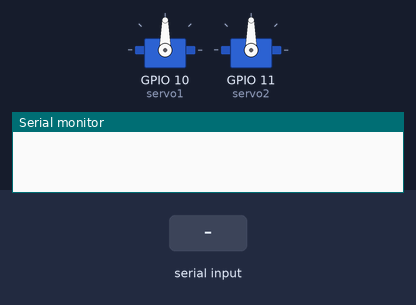
Simulated run of this sketch. Board: ESP32. On the bench: 2 × servo, the last lines printed to the serial monitor. Inputs (shaded band) come from the test bench.

Above: at 1.2 s.
1.3 s: "w" received over Serial
At 2.5 s:
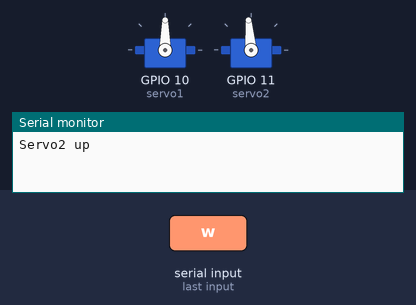
2.8 s: "w" received over Serial
At 3.8 s:
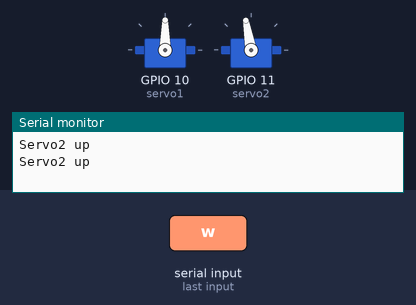
4.3 s: "a" received over Serial
At 4.9 s:
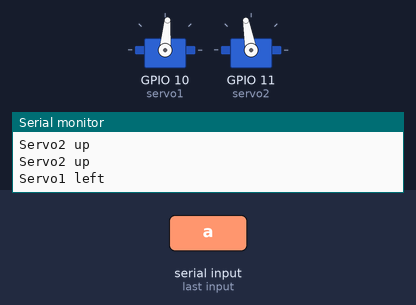
5.8 s: "s" received over Serial
At 6.1 s:
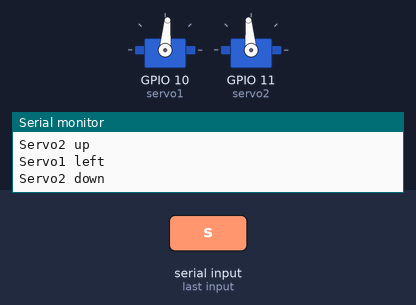
Timing chart, 0 to 8.3 s (numbered marks = the images above; inputs shaded):
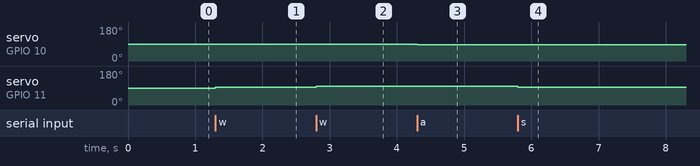

Measured:
- after the input at 1.3 s, servo on GPIO 11 (servo2): 90° → 95° at once
- after the input at 2.8 s, servo on GPIO 11 (servo2): 95° → 100° at once
- after the input at 4.3 s, servo on GPIO 10 (servo1): 90° → 85° at once
- after the input at 5.8 s, servo on GPIO 11 (servo2): 100° → 95° at once

The sketch:

servocontinuous.ino
```cpp
#include <ESP32Servo.h>

Servo servo1;
Servo servo2;

// Initial servo angles
int angle1 = 90; // Neutral position
int angle2 = 90;

void setup() {
  servo1.attach(10, 500, 2500); // Attach servo1 to GPIO 10 with min/max pulse widths
  servo2.attach(11, 500, 2500); // Attach servo2 to GPIO 11 with min/max pulse widths
  servo1.write(angle1); // Set initial position
  servo2.write(angle2);

  Serial.begin(512000); // Start serial communication at 512000 baud rate
}

void loop() {
  if (Serial.available()) {
    char command = Serial.read(); // Read a single character command

    switch (command) {
      case 'w': // Up arrow
        angle2 = constrain(angle2 + 5, 0, 180);
        servo2.write(angle2);
        Serial.println("Servo2 up");
        break;
      case 's': // Down arrow
        angle2 = constrain(angle2 - 5, 0, 180);
        servo2.write(angle2);
        Serial.println("Servo2 down");
        break;
      case 'a': // Left arrow
        angle1 = constrain(angle1 - 5, 0, 180);
        servo1.write(angle1);
        Serial.println("Servo1 left");
        break;
      case 'd': // Right arrow
        angle1 = constrain(angle1 + 5, 0, 180);
        servo1.write(angle1);
        Serial.println("Servo1 right");
        break;
    }
  }
}
```
